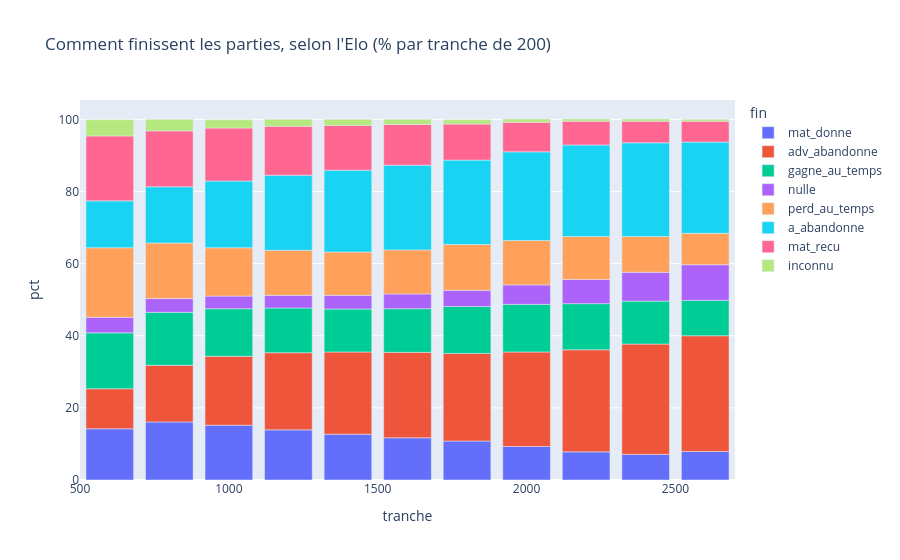

The cell this chart's notebook holds for it:
### Code cell
fins = (
    fin.with_columns(tranche=pl.col("elo") // 200 * 200)
    .group_by("tranche", "fin")
    .agg(n=pl.len())
    .with_columns(total=pl.col("n").sum().over("tranche"))
    .filter(pl.col("total") >= 1000)
    .with_columns(pct=(pl.col("n") / pl.col("total") * 100).round(1))
    .sort("tranche")
)
ordre = ["mat_donne", "adv_abandonne", "gagne_au_temps", "nulle", "perd_au_temps", "a_abandonne", "mat_recu", "inconnu"]
fig = px.bar(fins, x="tranche", y="pct", color="fin", category_orders={"fin": ordre},
             title="Comment finissent les parties, selon l'Elo (% par tranche de 200)")
fig.show()

### Figure 1 — Plotly figure (JSON) as saved in the notebook; plotly's stock layout.template omitted (floating-point values rounded to 4 significant figures)
{"data": [{"hovertemplate": "fin=mat_donne<br>tranche=%{x}<br>pct=%{y}<extra></extra>", "legendgroup": "mat_donne", "marker": {"color": "#636efa", "pattern": {"shape": ""}}, "name": "mat_donne", "orientation": "v", "showlegend": true, "textposition": "auto", "type": "bar", "x": [600, 800, 1000, 1200, 1400, 1600, 1800, 2000, 2200, 2400, 2600], "xaxis": "x", "y": [14.2, 16.1, 15.2, 13.9, 12.7, 11.7, 10.8, 9.3, 7.8, 7.1, 7.9], "yaxis": "y"}, {"hovertemplate": "fin=adv_abandonne<br>tranche=%{x}<br>pct=%{y}<extra></extra>", "legendgroup": "adv_abandonne", "marker": {"color": "#EF553B", "pattern": {"shape": ""}}, "name": "adv_abandonne", "orientation": "v", "showlegend": true, "textposition": "auto", "type": "bar", "x": [600, 800, 1000, 1200, 1400, 1600, 1800, 2000, 2200, 2400, 2600], "xaxis": "x", "y": [11.1, 15.7, 19.1, 21.4, 22.8, 23.7, 24.3, 26.2, 28.3, 30.6, 32.1], "yaxis": "y"}, {"hovertemplate": "fin=gagne_au_temps<br>tranche=%{x}<br>pct=%{y}<extra></extra>", "legendgroup": "gagne_au_temps", "marker": {"color": "#00cc96", "pattern": {"shape": ""}}, "name": "gagne_au_temps", "orientation": "v", "showlegend": true, "textposition": "auto", "type": "bar", "x": [600, 800, 1000, 1200, 1400, 1600, 1800, 2000, 2200, 2400, 2600], "xaxis": "x", "y": [15.5, 14.7, 13.2, 12.4, 11.9, 12.1, 13.0, 13.2, 12.8, 11.9, 9.8], "yaxis": "y"}, {"hovertemplate": "fin=nulle<br>tranche=%{x}<br>pct=%{y}<extra></extra>", "legendgroup": "nulle", "marker": {"color": "#ab63fa", "pattern": {"shape": ""}}, "name": "nulle", "orientation": "v", "showlegend": true, "textposition": "auto", "type": "bar", "x": [600, 800, 1000, 1200, 1400, 1600, 1800, 2000, 2200, 2400, 2600], "xaxis": "x", "y": [4.3, 3.8, 3.5, 3.5, 3.8, 4.1, 4.5, 5.4, 6.7, 8.0, 9.9], "yaxis": "y"}, {"hovertemplate": "fin=perd_au_temps<br>tranche=%{x}<br>pct=%{y}<extra></extra>", "legendgroup": "perd_au_temps", "marker": {"color": "#FFA15A", "pattern": {"shape": ""}}, "name": "perd_au_temps", "orientation": "v", "showlegend": true, "textposition": "auto", "type": "bar", "x": [600, 800, 1000, 1200, 1400, 1600, 1800, 2000, 2200, 2400, 2600], "xaxis": "x", "y": [19.3, 15.4, 13.4, 12.5, 12.0, 12.2, 12.7, 12.3, 11.9, 9.9, 8.7], "yaxis": "y"}, {"hovertemplate": "fin=a_abandonne<br>tranche=%{x}<br>pct=%{y}<extra></extra>", "legendgroup": "a_abandonne", "marker": {"color": "#19d3f3", "pattern": {"shape": ""}}, "name": "a_abandonne", "orientation": "v", "showlegend": true, "textposition": "auto", "type": "bar", "x": [600, 800, 1000, 1200, 1400, 1600, 1800, 2000, 2200, 2400, 2600], "xaxis": "x", "y": [13.0, 15.6, 18.5, 20.8, 22.7, 23.5, 23.4, 24.6, 25.4, 26.0, 25.3], "yaxis": "y"}, {"hovertemplate": "fin=mat_recu<br>tranche=%{x}<br>pct=%{y}<extra></extra>", "legendgroup": "mat_recu", "marker": {"color": "#FF6692", "pattern": {"shape": ""}}, "name": "mat_recu", "orientation": "v", "showlegend": true, "textposition": "auto", "type": "bar", "x": [600, 800, 1000, 1200, 1400, 1600, 1800, 2000, 2200, 2400, 2600], "xaxis": "x", "y": [18.0, 15.5, 14.7, 13.6, 12.4, 11.3, 10.0, 8.2, 6.6, 6.0, 5.8], "yaxis": "y"}, {"hovertemplate": "fin=inconnu<br>tranche=%{x}<br>pct=%{y}<extra></extra>", "legendgroup": "inconnu", "marker": {"color": "#B6E880", "pattern": {"shape": ""}}, "name": "inconnu", "orientation": "v", "showlegend": true, "textposition": "auto", "type": "bar", "x": [600, 800, 1000, 1200, 1400, 1600, 1800, 2000, 2200, 2400, 2600], "xaxis": "x", "y": [4.5, 3.2, 2.3, 1.9, 1.7, 1.4, 1.2, 0.9, 0.6, 0.6, 0.5], "yaxis": "y"}], "layout": {"barmode": "relative", "legend": {"title": {"text": "fin"}, "tracegroupgap": 0}, "title": {"text": "Comment finissent les parties, selon l'Elo (% par tranche de 200)"}, "xaxis": {"anchor": "y", "domain": [0.0, 1.0], "title": {"text": "tranche"}}, "yaxis": {"anchor": "x", "domain": [0.0, 1.0], "title": {"text": "pct"}}}}
